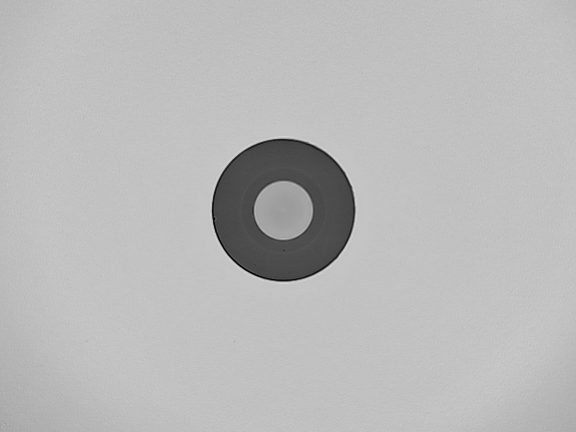
#> input picture samples2/img38.jpg, 1152 x 864 px, found by its file name (shown at 1/2 size)
$ python comparison_grid.py
#> lines starting #> are read from the running program, lines starting #| are printed output that depends on the picture; after the words box and inside, x2 and y2 are one past the last pixel; in counts of white or black regions, pixels touching at a corner belong together
import cv2
import numpy as np

# Load image
img_path = r"C:\Users\Saem1001\Documents\GitHub\OpenCV-Practice\samples2\img38.jpg"
original = cv2.imread(img_path, cv2.IMREAD_GRAYSCALE)
#> original is the input picture: shape (864, 1152); min 0, max 231, mean 185.2

# Create sample defect masks (replace with your actual masks)
h, w = original.shape
#> h = 864; w = 1152

# Region defects
region_defects = np.zeros_like(original)
cv2.circle(region_defects, (w//3, h//3), 20, 255, -1)
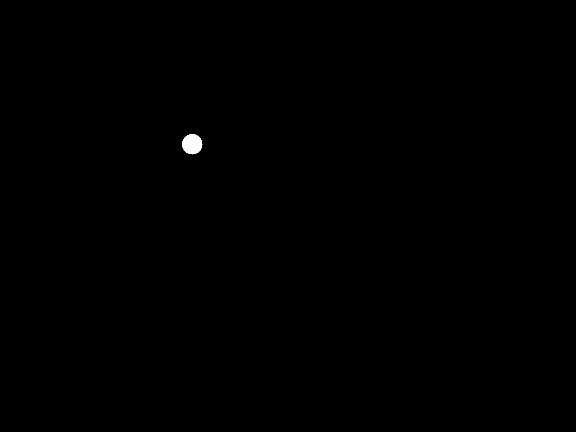
#> region_defects: shape (864, 1152) (shown at 1/2 size); 0.13% white; 1 white region, box (x1, y1, x2, y2) and area: (364, 268, 405, 309) 1257
cv2.circle(region_defects, (2*w//3, 2*h//3), 25, 255, -1)
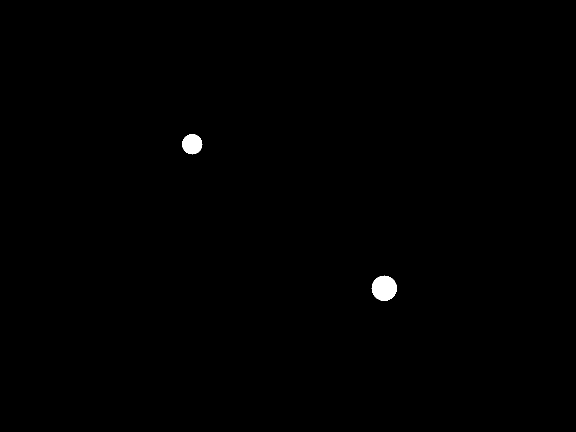
#> region_defects: shape (864, 1152) (shown at 1/2 size); 0.32% white; 2 white regions, box (x1, y1, x2, y2) and area: (743, 551, 794, 602) 1961, (364, 268, 405, 309) 1257

# Scratches
scratches = np.zeros_like(original)
cv2.line(scratches, (50, 50), (w-50, h-50), 255, 3)
#> scratches: shape (864, 1152); 0.68% white; 1 white region, box (x1, y1, x2, y2) and area: (48, 48, 1105, 817) 6783
cv2.line(scratches, (w-50, 50), (50, h-50), 255, 2)
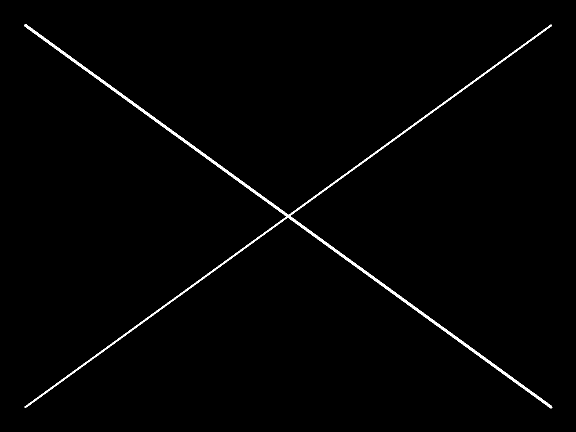
#> scratches: shape (864, 1152) (shown at 1/2 size); 1.1% white; 1 white region, box (x1, y1, x2, y2) and area: (48, 48, 1105, 817) 11053

# All defects combined
all_defects = cv2.bitwise_or(region_defects, scratches)

# Resize images to fit in grid
scale = 0.5
new_h, new_w = int(h * scale), int(w * scale)
#> new_h = 432; new_w = 576
img1 = cv2.resize(original, (new_w, new_h))
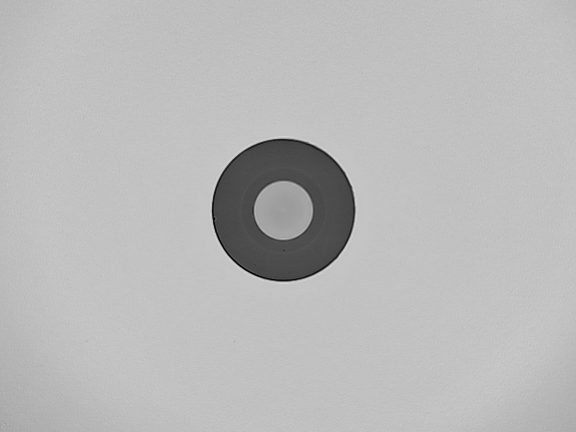
#> img1: shape (432, 576); min 4, max 217, mean 185.3
img2 = cv2.resize(region_defects, (new_w, new_h))
img3 = cv2.resize(scratches, (new_w, new_h))
img4 = cv2.resize(all_defects, (new_w, new_h))
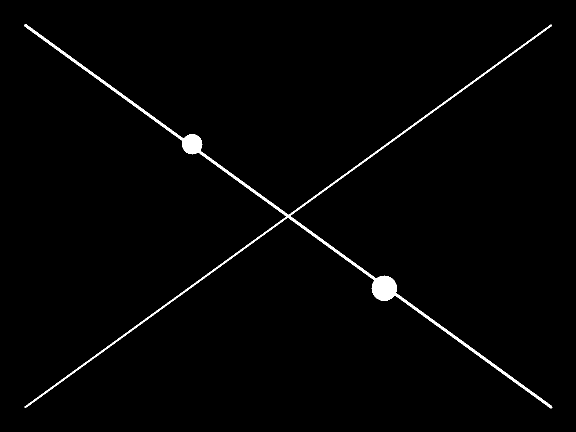
#> all_defects: shape (864, 1152) (shown at 1/2 size); 1.4% white; 1 white region, box (x1, y1, x2, y2) and area: (48, 48, 1105, 817) 13809

# Create 2x2 grid
top_row = np.hstack([img1, img2])
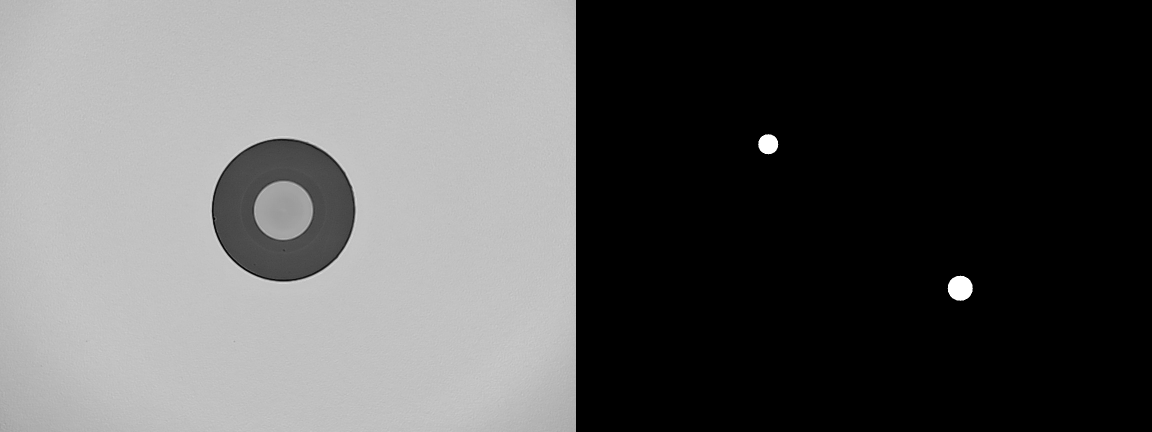
#> top_row: shape (432, 1152); min 0, max 255, mean 93.1
bottom_row = np.hstack([img3, img4])
grid = np.vstack([top_row, bottom_row])

# Add labels
font = cv2.FONT_HERSHEY_SIMPLEX
cv2.putText(grid, 'Original', (10, 30), font, 0.7, 255, 2)
cv2.putText(grid, 'Region Defects', (new_w + 10, 30), font, 0.7, 255, 2)
cv2.putText(grid, 'Scratches', (10, new_h + 30), font, 0.7, 255, 2)
cv2.putText(grid, 'All Defects', (new_w + 10, new_h + 30), font, 0.7, 255, 2)
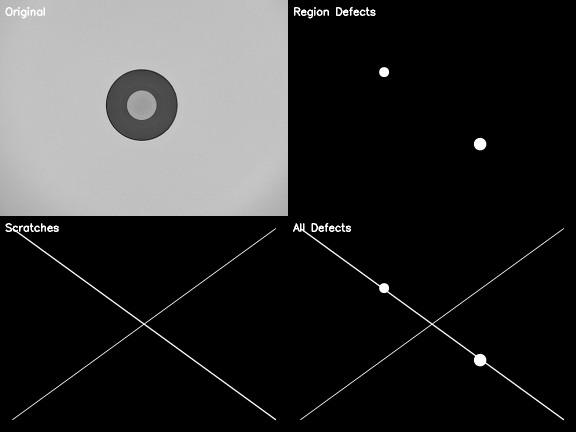
#> grid: shape (864, 1152) (shown at 1/2 size); min 0, max 255, mean 48.9

# Save and display
cv2.imwrite('comparison_grid.jpg', grid)
cv2.imshow('Comparison Grid', grid)
cv2.waitKey(0)
cv2.destroyAllWindows()

$ run again, with samples2/img35.jpg copied over samples2/img38.jpg
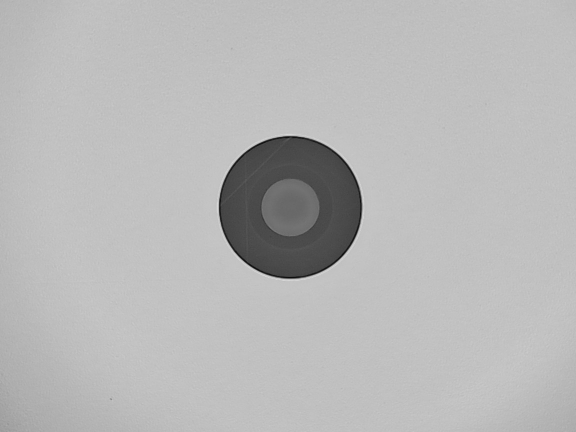
#> input picture samples2/img35.jpg, 1152 x 864 px, found by its file name (shown at 1/2 size)
#> original is the input picture: shape (864, 1152); min 7, max 238, mean 183.8
#> all_defects: shape (864, 1152); 1.4% white; 1 white region, box (x1, y1, x2, y2) and area: (48, 48, 1105, 817) 13809
#> `top_row = np.hstack([img1, img2])`:
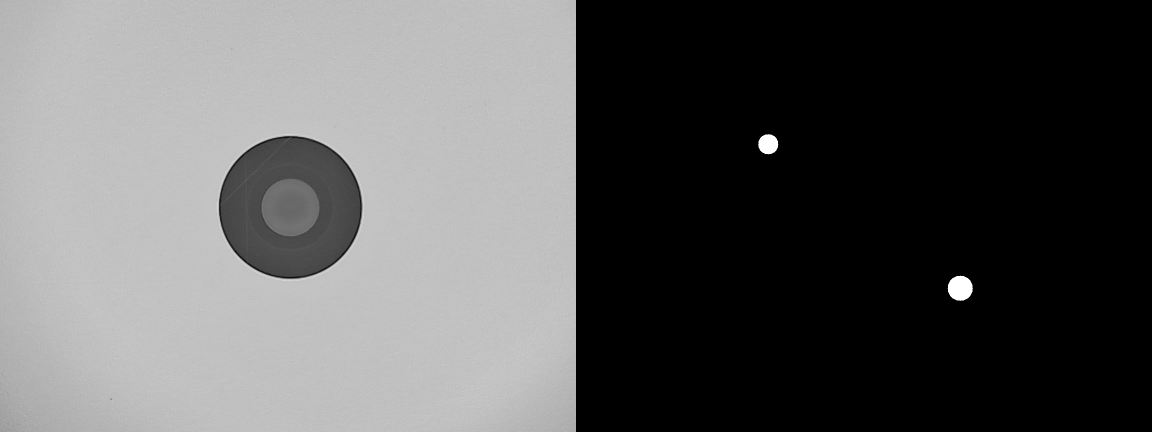
#> top_row: shape (432, 1152); min 0, max 255, mean 92.4
#> `cv2.putText(grid, 'All Defects', (new_w + 10, new_h + 30), font, 0.7, ..`:
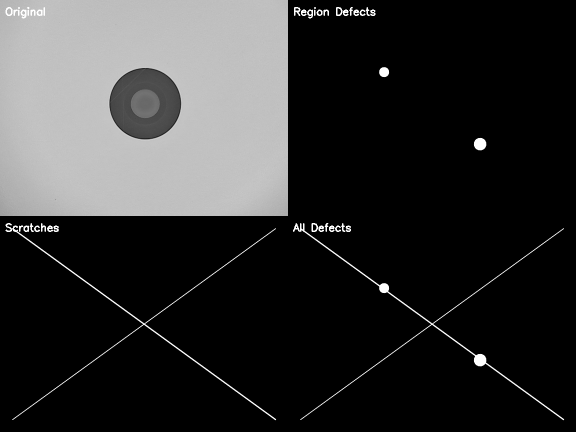
#> grid: shape (864, 1152) (shown at 1/2 size); min 0, max 255, mean 48.6

$ run again, with samples2/img63.jpg copied over samples2/img38.jpg
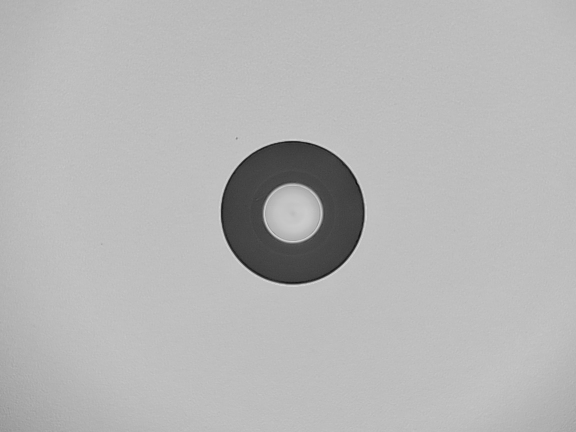
#> input picture samples2/img63.jpg, 1152 x 864 px, found by its file name (shown at 1/2 size)
#> original is the input picture: shape (864, 1152); min 3, max 231, mean 182
#> all_defects: shape (864, 1152); 1.4% white; 1 white region, box (x1, y1, x2, y2) and area: (48, 48, 1105, 817) 13809
#> `top_row = np.hstack([img1, img2])`:
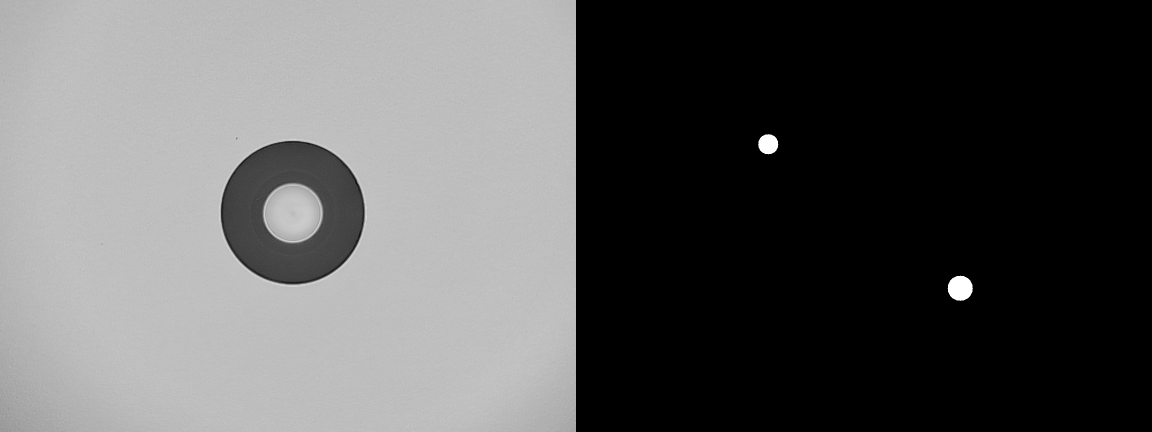
#> top_row: shape (432, 1152); min 0, max 255, mean 91.5
#> `cv2.putText(grid, 'All Defects', (new_w + 10, new_h + 30), font, 0.7, ..`:
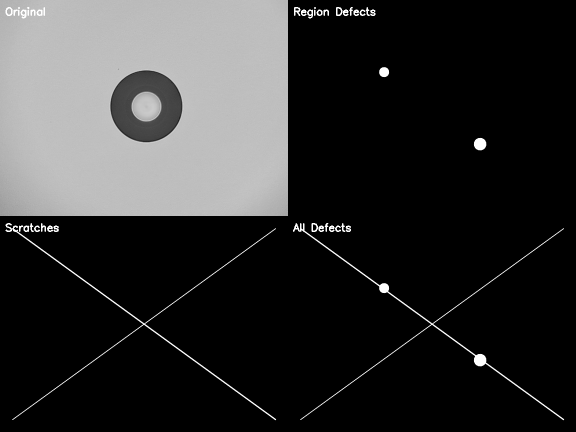
#> grid: shape (864, 1152) (shown at 1/2 size); min 0, max 255, mean 48.1

$ run again, with samples2/ima12.jpg copied over samples2/img38.jpg
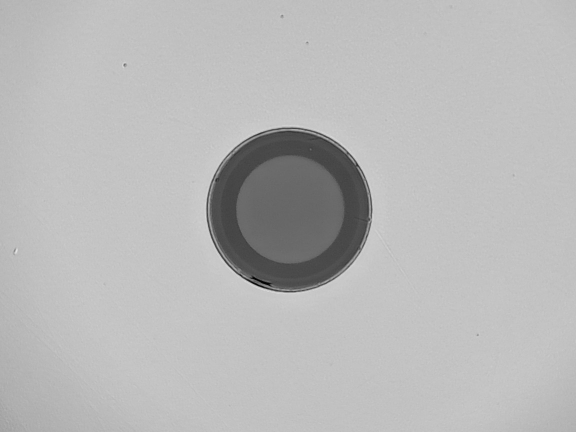
#> input picture samples2/ima12.jpg, 1152 x 864 px, found by its file name (shown at 1/2 size)
#> original is the input picture: shape (864, 1152); min 0, max 233, mean 184.3
#> all_defects: shape (864, 1152); 1.4% white; 1 white region, box (x1, y1, x2, y2) and area: (48, 48, 1105, 817) 13809
#> `cv2.putText(grid, 'All Defects', (new_w + 10, new_h + 30), font, 0.7, ..`:
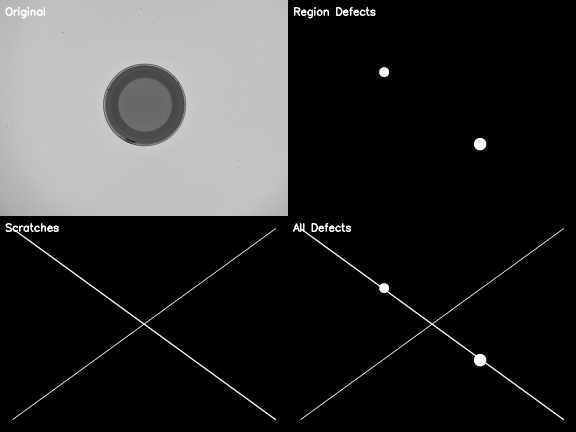
#> grid: shape (864, 1152) (shown at 1/2 size); min 0, max 255, mean 48.7
